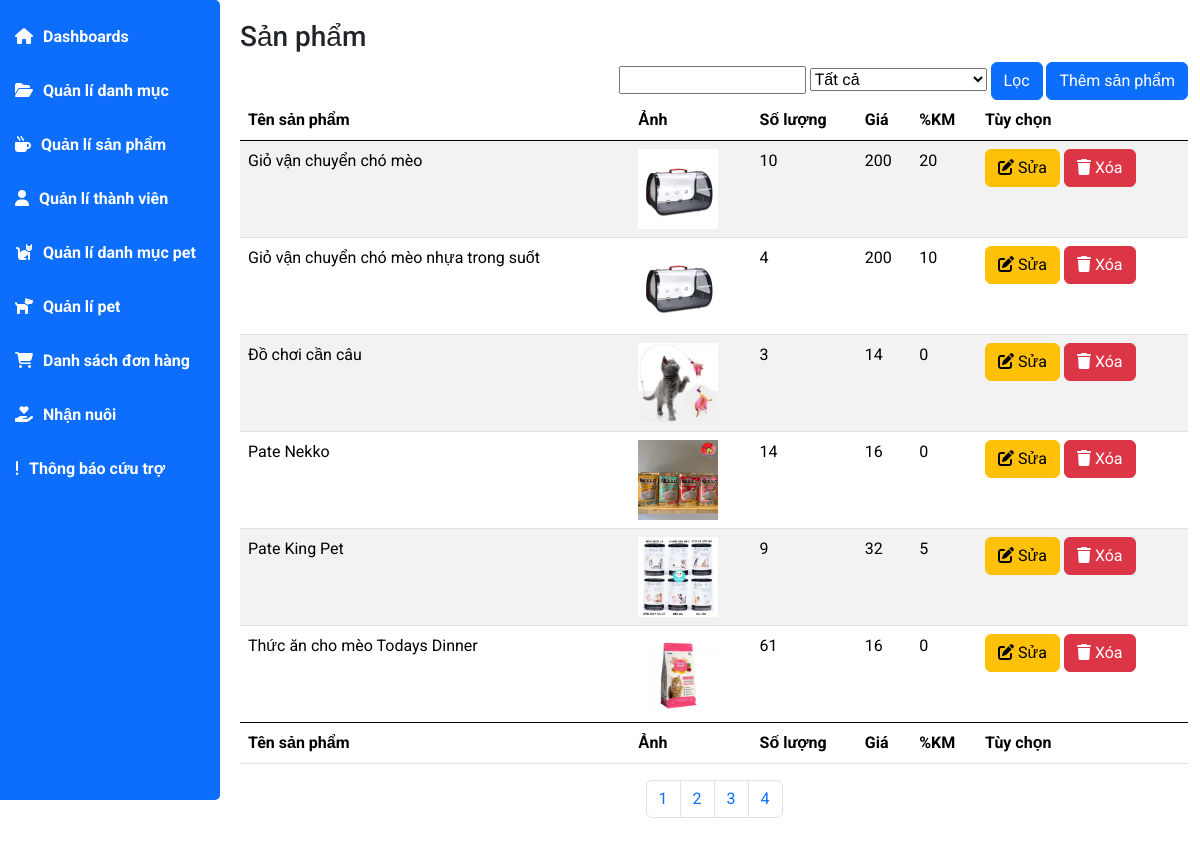
/admin/index.php?act=listsp, run on the app's committed database.
### tables this page shows
CREATE TABLE `tbl_danhsach_sp` (
  `idSanPham` int(11) NOT NULL,
  `tenSanPham` varchar(255) NOT NULL,
  `gia` int(11) NOT NULL,
  `giaKM` int(11) NOT NULL,
  `soLuong` int(11) NOT NULL,
  `mota` text NOT NULL,
  `img` varchar(255) NOT NULL,
  `tinhTrang` varchar(255) NOT NULL,
  `luotxem` int(11) NOT NULL,
  `moTaNgan` text NOT NULL,
  `idDM` int(50) NOT NULL
);

### model/pdo.php (called while the page is built, shortened)
<?php
function pdo_get_connection(){
    $dburl = "mysql:host=localhost;dbname=dacs2;charset=utf8";
    $username = 'root';
    $password = '';
    $conn = new PDO($dburl, $username, $password);
    $conn->setAttribute(PDO::ATTR_ERRMODE, PDO::ERRMODE_EXCEPTION);
    return $conn;
}
function pdo_query($sql){
    $sql_args = array_slice(func_get_args(), 1);
    try{
        $conn = pdo_get_connection();
        $stmt = $conn->prepare($sql);
        $stmt->execute($sql_args);
        $rows = $stmt->fetchAll();
        return $rows;
    }
    catch(PDOException $e){
        throw $e;
    }
    finally{
        unset($conn);
    }
}
function pdo_query_one($sql){
    $sql_args = array_slice(func_get_args(), 1);
    try{
        $conn = pdo_get_connection();
        $stmt = $conn->prepare($sql);
        $stmt->execute($sql_args);
        $row = $stmt->fetch(PDO::FETCH_ASSOC);
        return $row;
    }
    catch(PDOException $e){
        throw $e;
    }
    finally{
        unset($conn);
    }
}

### admin/view/sanpham/list.php (the view, shortened to what this page needs)
<div class="main-content">
    <h3 class="title-page">Sản phẩm</h3>
    <div class="d-flex justify-content-end">
        <form action="index.php?act=listsp" method="post" name="search_name" id="search_name">
            <input type="text" name="kyw">
            <select name="iddm">
                <option value="0" selected>Tất cả</option>
            </select>
            <input type="submit" value="Lọc" name="listok" class="btn btn-primary">
            <a href="index.php?act=addspform" class="btn btn-primary">Thêm sản phẩm</a>
        </form>
    </div>
    <table id="example" class="table table-striped" style="width: 100%">
        <thead>
            <tr>
                <th>Tên sản phẩm</th>
                <th>Ảnh</th>
                <th>Số lượng</th>
                <th>Giá</th>
                <th>%KM</th>
                <th>Tùy chọn</th>
            </tr>
        </thead>
        <tbody>
            <?php
            foreach ($listsanpham as $sanpham) {
                extract($sanpham);
                $suasp = "index.php?act=suasp&id=" . $idSanPham;
                $xoasp = "index.php?act=xoasp&id=" . $idSanPham;
                $hinhpath = "../upload/sanpham/" . $img;
                if (is_file($hinhpath)) {
                    $hinh = '<img src="' . $hinhpath . '" height="80">';
                } else {
                    $hinh = 'Không tồn tại ảnh';
                }
                echo '<tr>
                                        <td>' . $tenSanPham . '</td>
                                        <td>' . $hinh . '</td>
                                        <td>' . $soLuong . '</td>
                                        <td>' . $gia . '</td>
                                        <td>' . $giaKM . '</td>
                                        <td>
                                            <a href="' . $suasp . '" class="btn btn-warning"><i class="fa-solid fa-pen-to-square"></i> Sửa</a>
                                            <a href="' . $xoasp . '" class="btn btn-danger"><i class="fa-solid fa-trash"></i> Xóa</a>
                                        </td>
                                    </tr>  ';
            }
            ?>
        </tbody>
        <tfoot>
            <tr>
                <th>Tên sản phẩm</th>
                <th>Ảnh</th>
                <th>Số lượng</th>
                <th>Giá</th>
                <th>%KM</th>
                <th>Tùy chọn</th>
            </tr>
        </tfoot>
    </table>
    <ul class="pagination justify-content-center">
        <?php
            echo $hienthisotrang;
        ?>
    </ul>
</div>
</div>
</div>

### admin/header.php (shortened to what this page needs)
<!DOCTYPE html>
<html lang="en">
<head>
    <link href="https://cdn.jsdelivr.net/npm/bootstrap@5.0.2/dist/css/bootstrap.min.css" rel="stylesheet"
>
    <link rel="stylesheet" href="view/assets/css/main.css">
    <link href="https://cdn.jsdelivr.net/npm/bootstrap@5.3.2/dist/css/bootstrap.min.css" rel="stylesheet">
</head>
<body>
    <div class="container-fluid main-page">
        <div class="app-main">
            <nav class="sidebar bg-primary">
                <ul>
                    <?php
                                echo '
                                    <li>
                                        <a href="index.php"><i class="fa-solid fa-house ico-side"></i>Dashboards</a>
                                    </li>
                                    <li>
                                        <a href="index.php?act=listdm"><i class="fa-solid fa-folder-open ico-side"></i>Quản lí danh mục</a>
                                    </li>
                                    <li>
                                        <a href="index.php?act=listsp"><i class="fa-solid fa-mug-hot ico-side"></i>Quản lí sản phẩm</a>
                                    </li>
                                    <li>
                                        <a href="index.php?act=listusers"><i class="fa-solid fa-user ico-side"></i>Quản lí thành viên</a>
                                    </li>
                                    <li>
                                        <a href="index.php?act=listdmpet"><i class="fa-solid fa-cat ico-side"></i>Quản lí danh mục pet</a>
                                    </li>
                                    <li>
                                        <a href="index.php?act=listpet"><i class="fa-solid fa-dog ico-side"></i>Quản lí pet</a>
                                    </li>
                                    <li>
                                        <a href="index.php?act=listbill"><i class="fa-solid fa-cart-shopping ico-side"></i>Danh sách đơn hàng</a>
                                    </li>
                                    <li>
                                        <a href="index.php?act=adopt"><i class="fa-solid fa-hand-holding-heart ico-side"></i>Nhận nuôi</a>
                                    </li>
                                    <li>
                                        <a href="index.php?act=rescue"><i class="fa-solid  fa-exclamation ico-side"></i>Thông báo cứu trợ</a>
                                    </li>
                                ';
                    ?>
                </ul>
            </nav>

### model/sanpham.php (shortened to what this page needs)
<?php
function loadall_list_sanpham($kyw,$iddm,$page,$soluongsp){
    $batdau=($page-1)*$soluongsp;
    $sql="SELECT * FROM tbl_danhsach_sp WHERE 1";
    $sql.=" ORDER BY idSanPham DESC Limit ".$batdau.",".$soluongsp ;
    $listsanpham=pdo_query($sql);
    return $listsanpham;
}
function hien_thi_so_trang_admin($tongsp,$soluongsp){
    $sotrang=ceil($tongsp/$soluongsp);
    $html_sotrang="";
    for ($i=1; $i <=$sotrang ; $i++) {
        $html_sotrang.='<li class="page-item"><a class="page-link" href="index.php?act=listsp&page='.$i.'">'.$i.'</a></li>';
    }
    return $html_sotrang;
}
function count_sanpham($kyw,$iddm){
    $sql = "SELECT COUNT(*) as total FROM tbl_danhsach_sp WHERE 1";
    $tongsp = pdo_query_one($sql);
    if ($tongsp) {
        return $tongsp['total'];
    } else {
        return 0;
    }
}
?>

### admin/index.php (shortened to what this page needs)
<?php
include "../model/pdo.php";
include "../model/sanpham.php";
include "../model/pet.php";
include("header.php");
        if (isset($_GET['act'])) {
            $act = $_GET['act'];
            switch ($act) {
                case 'listsp':
                    if (isset($_POST['listok']) && $_POST['listok']) {
                        $kyw = $_POST['kyw'];
                        $iddm = $_POST['iddm'];
                    } else {
                        $kyw = '';
                        $iddm = 0;
                    }
                    $tongsp = count_sanpham($kyw, $iddm);
                    if (!isset($_GET['page'])) {
                        $page = 1;
                    } else {
                        $page = $_GET['page'];
                    }
                    $soluongsp = 6;
                    $listsanpham = loadall_list_sanpham($kyw, $iddm, $page, $soluongsp);
                    $hienthisotrang = hien_thi_so_trang_admin($tongsp, $soluongsp);
                    include "../admin/view/sanpham/list.php";
                    break;
            }
        }
include "footer.php";

### admin/footer.php (shortened to what this page needs)
</body>
</html>

### admin/view/assets/css/main.css (style rules this page uses)
* { padding: 0; margin: 0; box-sizing: border-box; font-family: 'Roboto', sans-serif; }
body { background-color: #e6e6e6; }
.main-page { display: flex; position: relative; padding-left: 0 !important; }
.app-main { width: 100%; }
.sidebar { position: fixed; height: 100vh; width: 220px; padding: 10px 0px !important; font-weight: 700; border-radius: 0px 5px 5px 0px; z-index: 20; }
nav ul { padding: 0 !important; list-style: none; }
nav ul li { padding: 15px; }
nav ul li a { color: #fff; text-decoration: none; transition: ease-in-out .2s all; }
.ico-side { margin-right: 10px; }
.main-content { padding-left: 240px; padding-bottom: 20px; }
.main-content .title-page { padding-top: 20px; }

### data on the page
tbl_danhsach_sp: tenSanPham "Giỏ vận chuyển chó mèo", img (picture), soLuong "10", gia "200", giaKM "20"
tbl_danhsach_sp: tenSanPham "Giỏ vận chuyển chó mèo nhựa trong suốt", img (picture), soLuong "4", gia "200", giaKM "10"
tbl_danhsach_sp: tenSanPham "Đồ chơi cần câu", img (picture), soLuong "3", gia "14", giaKM "0"
tbl_danhsach_sp: tenSanPham "Pate Nekko", img (picture), soLuong "14", gia "16", giaKM "0"
tbl_danhsach_sp: tenSanPham "Pate King Pet", img (picture), soLuong "9", gia "32", giaKM "5"
tbl_danhsach_sp: tenSanPham "Thức ăn cho mèo Todays Dinner", img (picture), soLuong "61", gia "16", giaKM "0"
